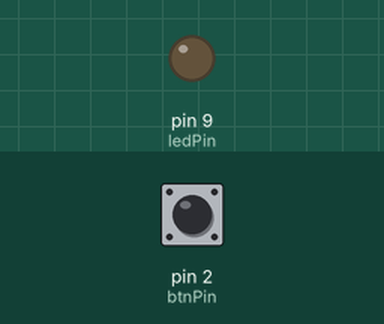
Simulated run of this sketch. Board: Arduino Uno, built with avr-gcc and run on an emulated ATmega328P. On the bench: output pins drawn as LEDs (lit = HIGH). The inputs (shaded band) are chosen by the test bench; at power-on: pin 2 (btnPin) HIGH.

Above: at 1.2 s.
1.3 s: pin 2 (btnPin) pulled LOW for 0.15 s
At 1.8 s:
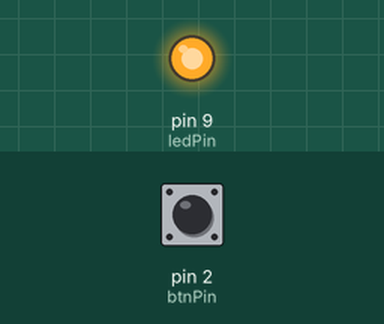
4.4 s: pin 2 (btnPin) pulled LOW for 1 s
At 6.9 s:
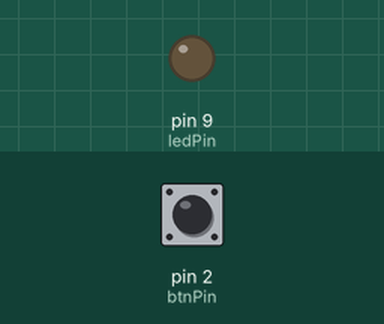
7.9 s: pin 2 (btnPin) pulled LOW for 3.2 s
At 9.2 s:
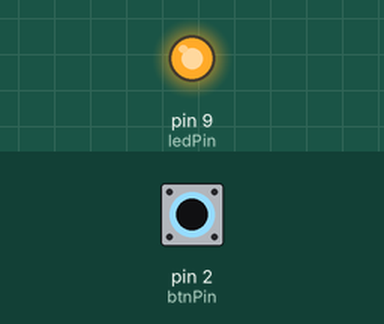
Timing chart, 0 to 13.4 s (numbered marks = the images above; inputs shaded):
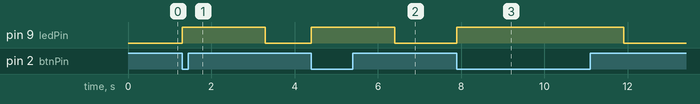

The sketch:

control_led_by_btn.ino
```cpp
int ledPin = 9;
int btnPin = 2;

void setup() {
  // put your setup code here, to run once:
  pinMode(ledPin, OUTPUT);
  pinMode(btnPin, INPUT_PULLUP);
}

void loop() {
  // put your main code here, to run repeatedly:

  int btnValue = digitalRead(btnPin);

  if(btnValue == LOW) {
    digitalWrite(ledPin, HIGH);
    delay(2000);
  }
  else {
    digitalWrite(ledPin, LOW);
  }
}

/*
https://docs.wokwi.com/parts/wokwi-pushbutton

Bản chất bên trong cái nút này nó là 1 khóa K, khi mình nhấn
thì khóa K đóng, bỏ nhấn -> khóa K mở.

Nếu ta nối 2 chân 2.l và 2.r (hoặc 1.l và 1.r) vào arduino nghĩa là
dòng điện đã được thông qua và giá trị của btn được đọc vào
mặc định sẽ là HIGH.

Vì thế ta phải nối 2 chân lệch nhau như: 2.l và 1.r hoặc 1.l và 2.r


Lí do giá trị của nút bấm khi được bấm là LOW vì khi nhấn khóa K đóng
đoạn mạch trong nút được thông nhau và dòng điện sẽ đi qua đó và xuống
đất -> không có điện áp -> LOW

*/
```

Measured:
- after the input at 1.3 s, pin 9 (ledPin): LOW → HIGH at once, → LOW 2.0 s later
- after the input at 4.4 s, pin 9 (ledPin): LOW → HIGH at once, → LOW 2.0 s later
- after the input at 7.9 s, pin 9 (ledPin): LOW → HIGH at once, → LOW 4.0 s later
